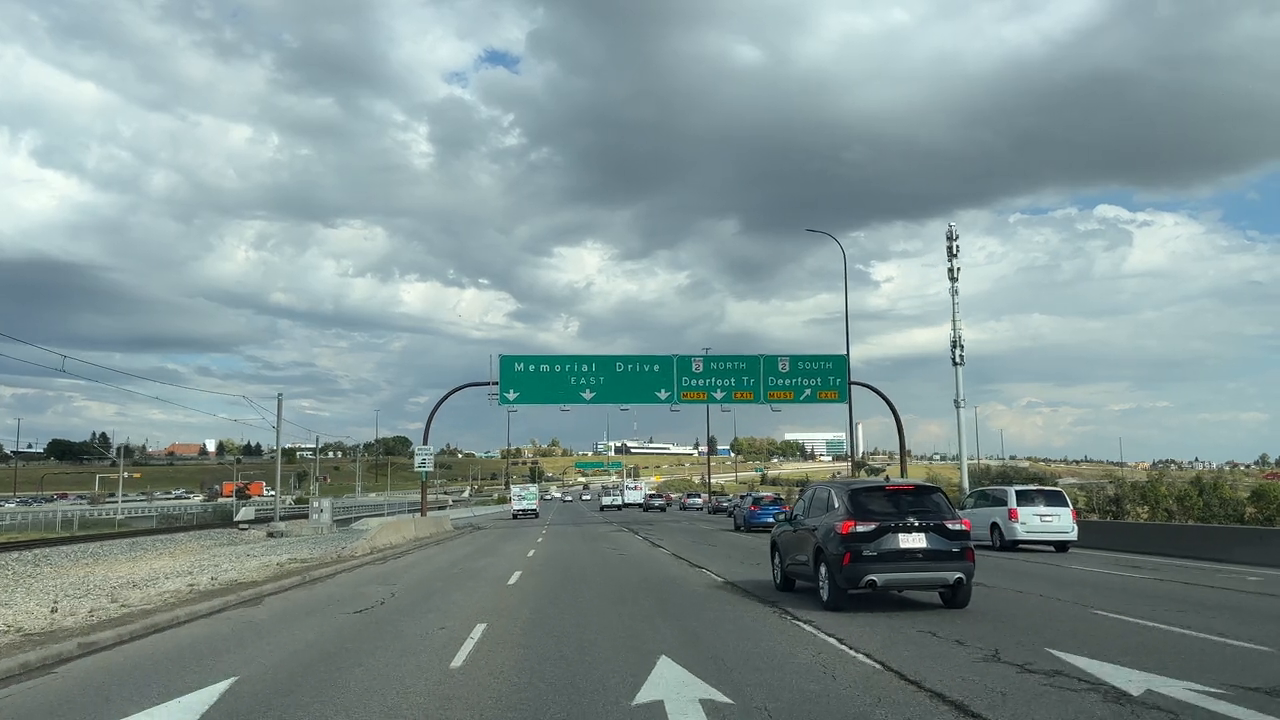
#> input picture frame 20 of w10/assignment/input.mp4, 1280 x 720 px, given in place of containers.mp4, which was not available
$ python color_threshold.py
#> lines starting #> are read from the running program, lines starting #| are printed output that depends on the picture; after the words box and inside, x2 and y2 are one past the last pixel; in counts of white or black regions, pixels touching at a corner belong together; pictures that were not available may be replaced by others from this repository, and a replacement may not be noted
import cv2
import numpy as np

video_path = "containers.mp4"

WIDTH = 800
HEIGHT = 600

def holder(x):
    pass

cv2.namedWindow("Color Threshold", cv2.WINDOW_NORMAL)

cv2.createTrackbar("min_blue", "Color Threshold", 0, 255, lambda x: None)
cv2.createTrackbar("min_green", "Color Threshold", 0, 255, lambda x: None)
cv2.createTrackbar("min_red", "Color Threshold", 0, 255, lambda x: None)
cv2.createTrackbar("max_blue", "Color Threshold", 255, 255, lambda x: None)
cv2.createTrackbar("max_green", "Color Threshold", 255, 255, lambda x: None)
cv2.createTrackbar("max_red", "Color Threshold", 255, 255, lambda x: None)
cv2.createTrackbar("area_threshold", "Color Threshold", 100, 5000, lambda x: None)

cap = cv2.VideoCapture(video_path)

while cap.isOpened():
    ret, frame = cap.read()
#> frame is the input picture: shape (720, 1280, 3); mean B, G, R 147.7, 147.8, 128.8
    if not ret:
        break

    frame = cv2.resize(frame, (WIDTH, HEIGHT))
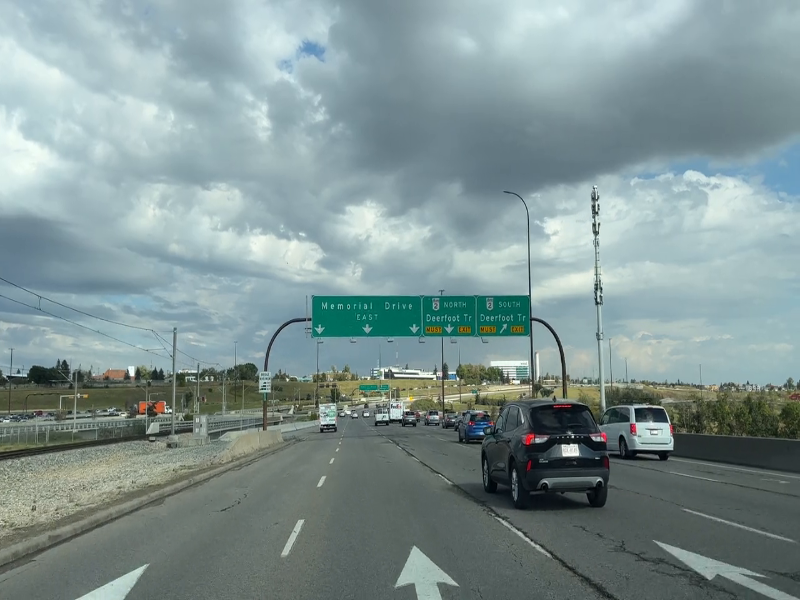
#> frame: shape (600, 800, 3); mean B, G, R 147.7, 147.7, 128.7
    image_hsv = cv2.cvtColor(frame, cv2.COLOR_BGR2HSV)
#> image_hsv: shape (600, 800, 3); mean H, S, V 84.8, 44.4, 151.5

    min_blue = cv2.getTrackbarPos("min_blue", "Color Threshold")
    min_green = cv2.getTrackbarPos("min_green", "Color Threshold")
    min_red = cv2.getTrackbarPos("min_red", "Color Threshold")
    max_blue = cv2.getTrackbarPos("max_blue", "Color Threshold")
    max_green = cv2.getTrackbarPos("max_green", "Color Threshold")
    max_red = cv2.getTrackbarPos("max_red", "Color Threshold")
    area_threshold = cv2.getTrackbarPos("area_threshold", "Color Threshold")

    lower_bound = np.array([min_blue, min_green, min_red])
    upper_bound = np.array([max_blue, max_green, max_red])

    mask = cv2.inRange(frame, lower_bound, upper_bound)
#> mask: shape (600, 800); every value is 255
    result = cv2.bitwise_and(frame, frame, mask=mask)

    cv2.imshow("Color Threshold", result)

    contours, hierarchy = cv2.findContours(mask, cv2.RETR_TREE, cv2.CHAIN_APPROX_SIMPLE)
#> contours = [[[0, 0], [0, 599], [799, 599], [799, 0]]]
    contours = sorted(contours, key=cv2.contourArea, reverse=True)

    if contours:
        seg_contours = contours[:12]
#> seg_contours = [[[0, 0], [0, 599], [799, 599], [799, 0]]]
        for i in seg_contours:
            area = cv2.contourArea(i)
            if area < area_threshold:
                continue
            (xmin, ymin, w, h) = cv2.boundingRect(i)
            cv2.rectangle(frame, (xmin, ymin), (xmin + w, ymin + h), (0, 255, 0), 2)
            label = "Detected Object"
            cv2.putText(frame, label, (xmin, ymin - 10), cv2.FONT_HERSHEY_SIMPLEX, 0.5, (0, 255, 0), 2)
#> this loop made 1 pass
#> (i, area, xmin, ymin, w, h, label) on pass 1: ([[0, 0], [0, 599], [799, 599], [799, 0]], 478601, 0, 0, 800, 600, 'Detected Object')
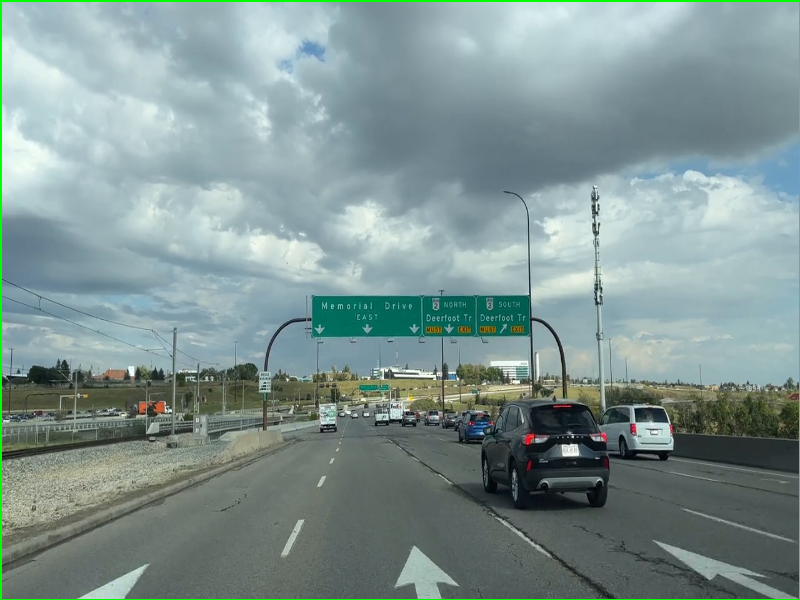
#> frame: shape (600, 800, 3); 0.87% of pixels changed, all inside (x1, y1, x2, y2) = (0, 0, 800, 600)

    cv2.imshow("Original", frame)

    # [7 lines of commented-out code are left out]
    if cap.get(cv2.CAP_PROP_POS_FRAMES) == cap.get(cv2.CAP_PROP_FRAME_COUNT):
        cap.set(cv2.CAP_PROP_POS_FRAMES, 0)

    if cv2.waitKey(50) & 0xFF == ord('q'):
#> (key q is pressed here)
        break

cap.release()
cv2.destroyAllWindows()

$ run again, starting later in the video
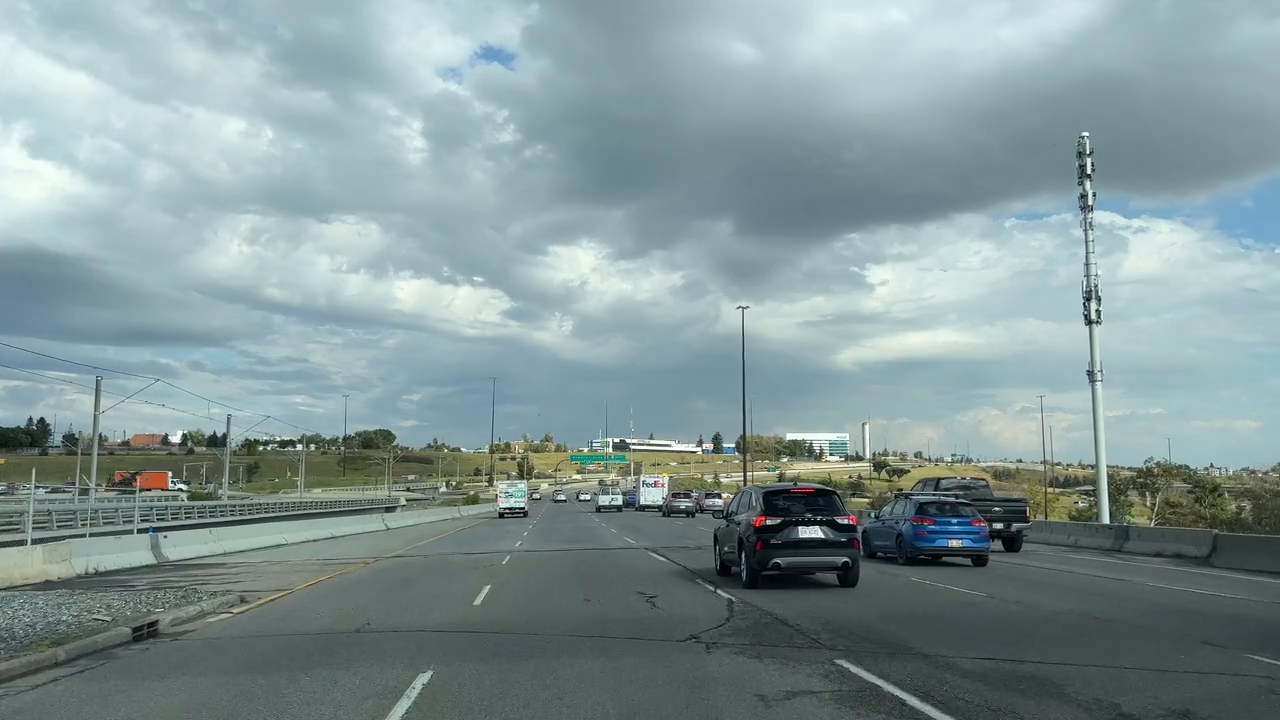
#> input picture frame 94 of w10/assignment/input.mp4, 1280 x 720 px, given in place of containers.mp4, which was not available
#> frame is the input picture: shape (720, 1280, 3); mean B, G, R 152, 150.5, 131.4
#> `frame = cv2.resize(frame, (WIDTH, HEIGHT))`:
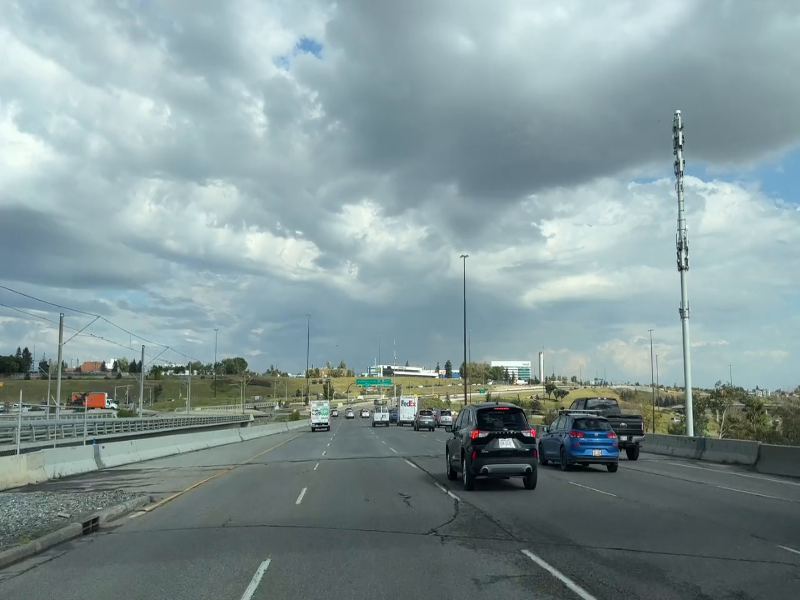
#> frame: shape (600, 800, 3); mean B, G, R 152, 150.5, 131.4
#> image_hsv: shape (600, 800, 3); mean H, S, V 88.3, 43.1, 154.8
#> mask: shape (600, 800); every value is 255
#> contours = [[[0, 0], [0, 599], [799, 599], [799, 0]]]
#> the loop `for i in seg_contours:` made 1 pass
#> (i, area, xmin, ymin, w, h, label) on pass 1: ([[0, 0], [0, 599], [799, 599], [799, 0]], 478601, 0, 0, 800, 600, 'Detected Object')
#> after the loop `for i in seg_contours:`:
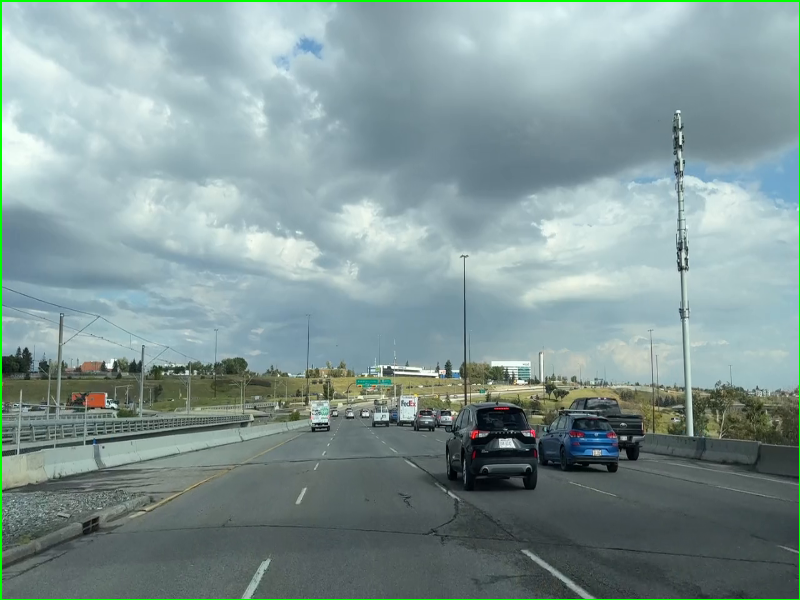
#> frame: shape (600, 800, 3); 0.87% of pixels changed, all inside (x1, y1, x2, y2) = (0, 0, 800, 600)

$ run again, starting later in the video
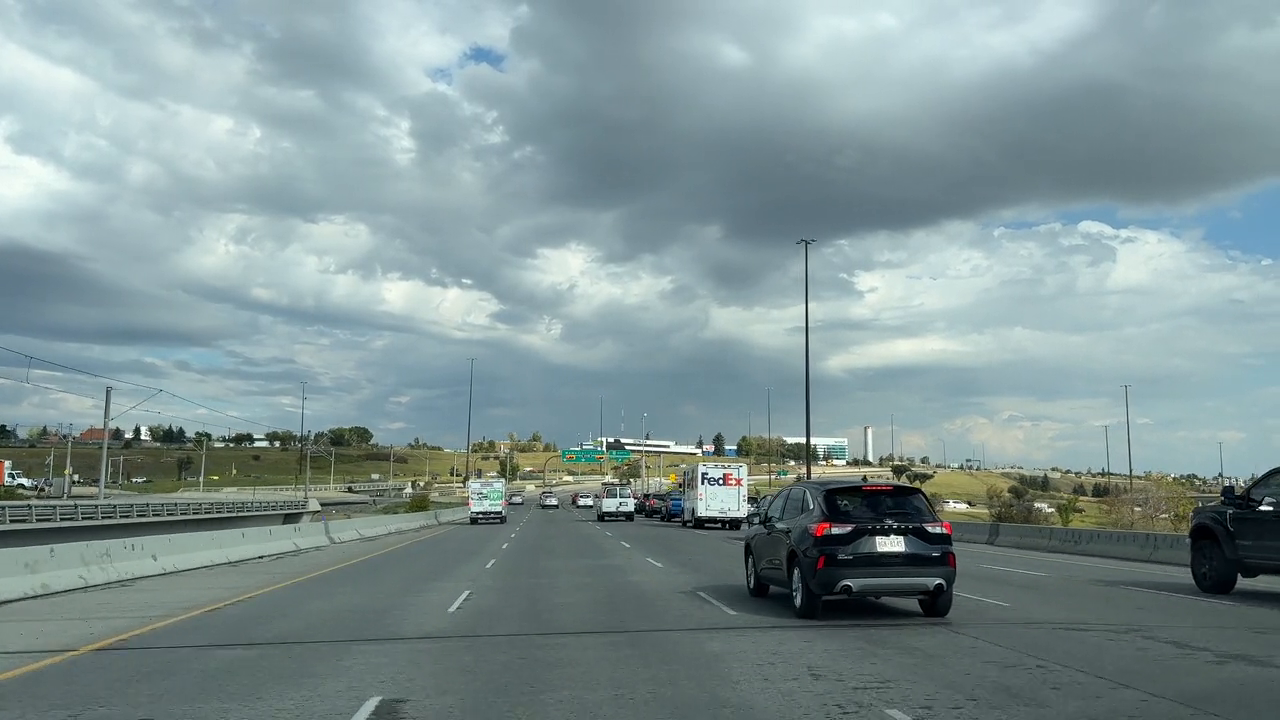
#> input picture frame 167 of w10/assignment/input.mp4, 1280 x 720 px, given in place of containers.mp4, which was not available
#> frame is the input picture: shape (720, 1280, 3); mean B, G, R 148.6, 147.4, 127.9
#> `frame = cv2.resize(frame, (WIDTH, HEIGHT))`:
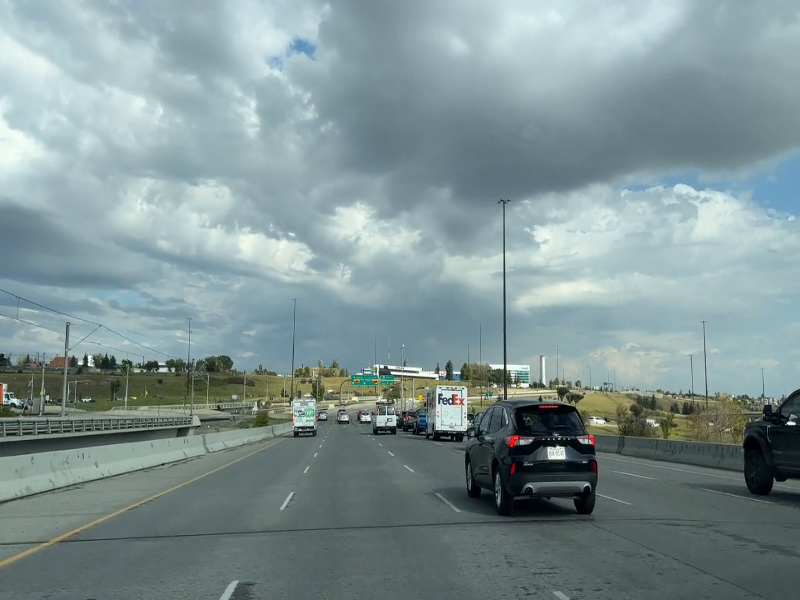
#> frame: shape (600, 800, 3); mean B, G, R 148.6, 147.3, 127.9
#> image_hsv: shape (600, 800, 3); mean H, S, V 88.3, 46.6, 151.4
#> mask: shape (600, 800); every value is 255
#> contours = [[[0, 0], [0, 599], [799, 599], [799, 0]]]
#> the loop `for i in seg_contours:` made 1 pass
#> (i, area, xmin, ymin, w, h, label) on pass 1: ([[0, 0], [0, 599], [799, 599], [799, 0]], 478601, 0, 0, 800, 600, 'Detected Object')
#> after the loop `for i in seg_contours:`:
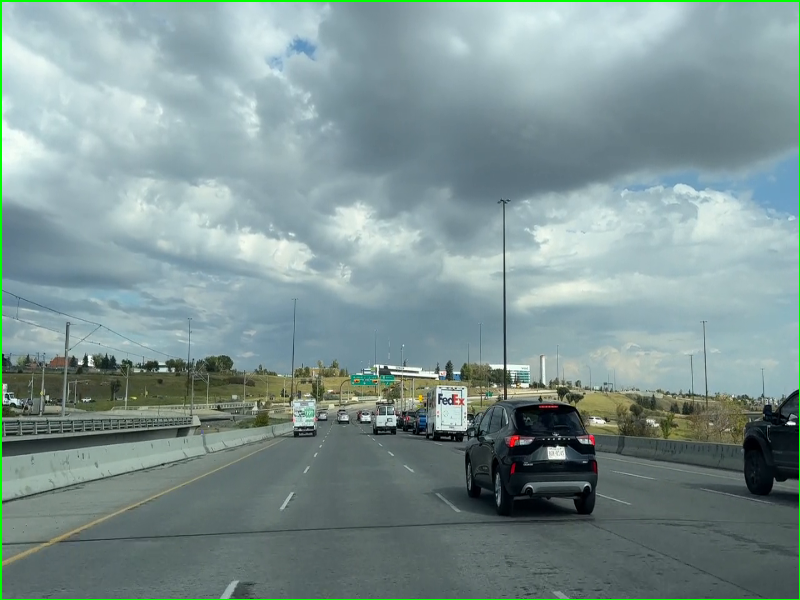
#> frame: shape (600, 800, 3); 0.87% of pixels changed, all inside (x1, y1, x2, y2) = (0, 0, 800, 600)
